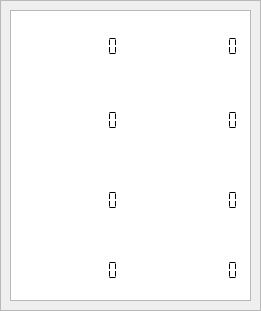
    <widget class="QFrame" name="frame_11">
     <property name="geometry">
      <rect>
       <x>10</x>
       <y>120</y>
       <width>261</width>
       <height>311</height>
      </rect>
     </property>
     <property name="frameShape">
      <enum>QFrame::StyledPanel</enum>
     </property>
     <property name="frameShadow">
      <enum>QFrame::Raised</enum>
     </property>
     <widget class="QTableWidget" name="tableWidget_wd">
      <property name="geometry">
       <rect>
        <x>10</x>
        <y>10</y>
        <width>241</width>
        <height>291</height>
       </rect>
      </property>
      <property name="font">
       <font>
        <family>Andale Mono</family>
        <pointsize>10</pointsize>
        <weight>75</weight>
        <bold>true</bold>
       </font>
      </property>
     </widget>
     <widget class="QLCDNumber" name="lcd_p3_wd_1">
      <property name="geometry">
       <rect>
        <x>70</x>
        <y>36</y>
        <width>51</width>
        <height>21</height>
       </rect>
      </property>
      <property name="autoFillBackground">
       <bool>false</bool>
      </property>
      <property name="styleSheet">
       <string notr="true">background-color: rgb(255, 255, 255);</string>
      </property>
      <property name="frameShape">
       <enum>QFrame::NoFrame</enum>
      </property>
      <property name="frameShadow">
       <enum>QFrame::Raised</enum>
      </property>
      <property name="smallDecimalPoint">
       <bool>false</bool>
      </property>
      <property name="mode">
       <enum>QLCDNumber::Dec</enum>
      </property>
      <property name="segmentStyle">
       <enum>QLCDNumber::Flat</enum>
      </property>
     </widget>
     <widget class="QLCDNumber" name="lcd_p3_wd_2">
      <property name="geometry">
       <rect>
        <x>190</x>
        <y>36</y>
        <width>51</width>
        <height>21</height>
       </rect>
      </property>
      <property name="autoFillBackground">
       <bool>false</bool>
      </property>
      <property name="styleSheet">
       <string notr="true">background-color: rgb(255, 255, 255);</string>
      </property>
      <property name="frameShape">
       <enum>QFrame::NoFrame</enum>
      </property>
      <property name="frameShadow">
       <enum>QFrame::Raised</enum>
      </property>
      <property name="smallDecimalPoint">
       <bool>false</bool>
      </property>
      <property name="mode">
       <enum>QLCDNumber::Dec</enum>
      </property>
      <property name="segmentStyle">
       <enum>QLCDNumber::Flat</enum>
      </property>
     </widget>
     <widget class="QLCDNumber" name="lcd_p3_wd_4">
      <property name="geometry">
       <rect>
        <x>190</x>
        <y>110</y>
        <width>51</width>
        <height>21</height>
       </rect>
      </property>
      <property name="autoFillBackground">
       <bool>false</bool>
      </property>
      <property name="styleSheet">
       <string notr="true">background-color: rgb(255, 255, 255);</string>
      </property>
      <property name="frameShape">
       <enum>QFrame::NoFrame</enum>
      </property>
      <property name="frameShadow">
       <enum>QFrame::Raised</enum>
      </property>
      <property name="smallDecimalPoint">
       <bool>false</bool>
      </property>
      <property name="mode">
       <enum>QLCDNumber::Dec</enum>
      </property>
      <property name="segmentStyle">
       <enum>QLCDNumber::Flat</enum>
      </property>
     </widget>
     <widget class="QLCDNumber" name="lcd_p3_wd_3">
      <property name="geometry">
       <rect>
        <x>70</x>
        <y>110</y>
        <width>51</width>
        <height>21</height>
       </rect>
      </property>
      <property name="autoFillBackground">
       <bool>false</bool>
      </property>
      <property name="styleSheet">
       <string notr="true">background-color: rgb(255, 255, 255);</string>
      </property>
      <property name="frameShape">
       <enum>QFrame::NoFrame</enum>
      </property>
      <property name="frameShadow">
       <enum>QFrame::Raised</enum>
      </property>
      <property name="smallDecimalPoint">
       <bool>false</bool>
      </property>
      <property name="mode">
       <enum>QLCDNumber::Dec</enum>
      </property>
      <property name="segmentStyle">
       <enum>QLCDNumber::Flat</enum>
      </property>
     </widget>
     <widget class="QLCDNumber" name="lcd_p3_wd_5">
      <property name="geometry">
       <rect>
        <x>70</x>
        <y>190</y>
        <width>51</width>
        <height>21</height>
       </rect>
      </property>
      <property name="autoFillBackground">
       <bool>false</bool>
      </property>
      <property name="styleSheet">
       <string notr="true">background-color: rgb(255, 255, 255);</string>
      </property>
      <property name="frameShape">
       <enum>QFrame::NoFrame</enum>
      </property>
      <property name="frameShadow">
       <enum>QFrame::Raised</enum>
      </property>
      <property name="smallDecimalPoint">
       <bool>false</bool>
      </property>
      <property name="mode">
       <enum>QLCDNumber::Dec</enum>
      </property>
      <property name="segmentStyle">
       <enum>QLCDNumber::Flat</enum>
      </property>
     </widget>
     <widget class="QLCDNumber" name="lcd_p3_wd_6">
      <property name="geometry">
       <rect>
        <x>190</x>
        <y>190</y>
        <width>51</width>
        <height>21</height>
       </rect>
      </property>
      <property name="autoFillBackground">
       <bool>false</bool>
      </property>
      <property name="styleSheet">
       <string notr="true">background-color: rgb(255, 255, 255);</string>
      </property>
      <property name="frameShape">
       <enum>QFrame::NoFrame</enum>
      </property>
      <property name="frameShadow">
       <enum>QFrame::Raised</enum>
      </property>
      <property name="smallDecimalPoint">
       <bool>false</bool>
      </property>
      <property name="mode">
       <enum>QLCDNumber::Dec</enum>
      </property>
      <property name="segmentStyle">
       <enum>QLCDNumber::Flat</enum>
      </property>
     </widget>
     <widget class="QLCDNumber" name="lcd_p3_wd_7">
      <property name="geometry">
       <rect>
        <x>70</x>
        <y>260</y>
        <width>51</width>
        <height>21</height>
       </rect>
      </property>
      <property name="autoFillBackground">
       <bool>false</bool>
      </property>
      <property name="styleSheet">
       <string notr="true">background-color: rgb(255, 255, 255);</string>
      </property>
      <property name="frameShape">
       <enum>QFrame::NoFrame</enum>
      </property>
      <property name="frameShadow">
       <enum>QFrame::Raised</enum>
      </property>
      <property name="smallDecimalPoint">
       <bool>false</bool>
      </property>
      <property name="mode">
       <enum>QLCDNumber::Dec</enum>
      </property>
      <property name="segmentStyle">
       <enum>QLCDNumber::Flat</enum>
      </property>
     </widget>
     <widget class="QLCDNumber" name="lcd_p3_wd_8">
      <property name="geometry">
       <rect>
        <x>190</x>
        <y>260</y>
        <width>51</width>
        <height>21</height>
       </rect>
      </property>
      <property name="autoFillBackground">
       <bool>false</bool>
      </property>
      <property name="styleSheet">
       <string notr="true">background-color: rgb(255, 255, 255);</string>
      </property>
      <property name="frameShape">
       <enum>QFrame::NoFrame</enum>
      </property>
      <property name="frameShadow">
       <enum>QFrame::Raised</enum>
      </property>
      <property name="smallDecimalPoint">
       <bool>false</bool>
      </property>
      <property name="mode">
       <enum>QLCDNumber::Dec</enum>
      </property>
      <property name="segmentStyle">
       <enum>QLCDNumber::Flat</enum>
      </property>
     </widget>
    </widget>
